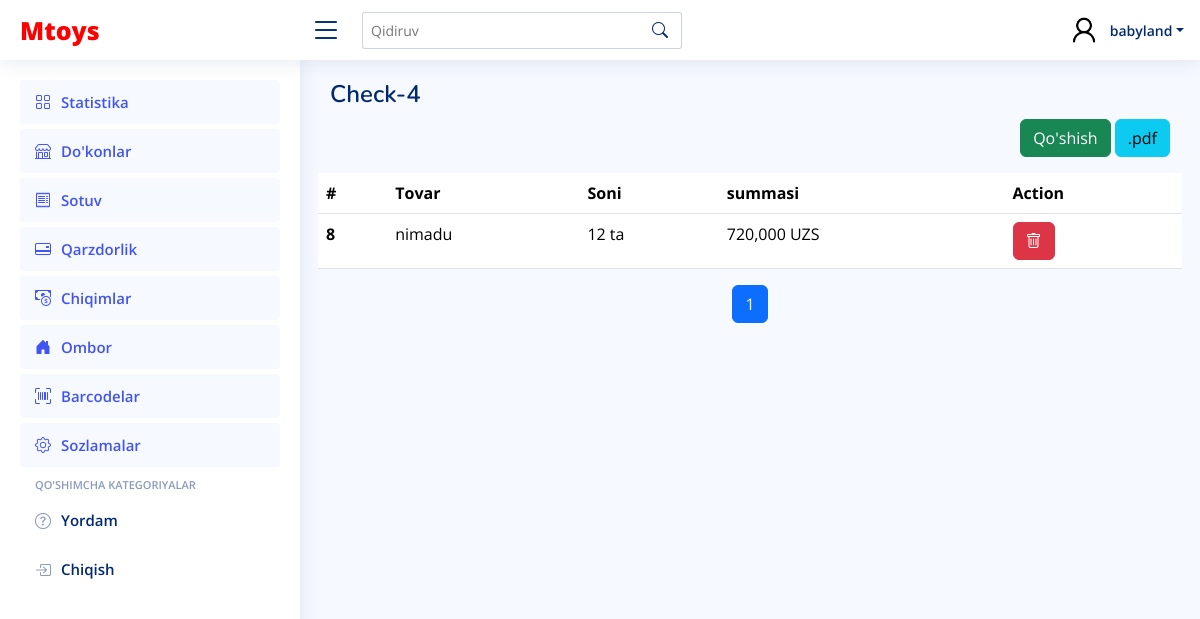
/sale/4/ (signed in), run on the app's committed database.
### main_app/models.py (models this page shows, shortened)
class Sale(models.Model):
    payment = models.PositiveIntegerField(default=0)
    debt = models.PositiveIntegerField(default=0)
    date_added = models.DateField(auto_now_add=True)
    shop = models.ForeignKey(Shop, on_delete=models.CASCADE, related_name="sales")

class SaleItems(models.Model):
    quantity = models.PositiveIntegerField(default=0)
    product = models.ForeignKey(Product, on_delete=models.CASCADE, related_name="sales")
    sale = models.ForeignKey(Sale, on_delete=models.CASCADE, related_name="items")
    def get_amount(self):
        overall =  self.product.sale_price * self.quantity
        if overall > 0:
            return overall
        else:
            return 0

class Product(models.Model):
    name = models.CharField(max_length=250)
    base_price = models.PositiveIntegerField(default=0)
    sale_price = models.PositiveIntegerField(default=0)
    amount = models.PositiveIntegerField(default=0)
    qr_code_id = models.CharField(max_length=250)

### main_app/views.py (the view, shortened to what this page needs)
# urls.py: path("sale/<int:pk>/", SaleDetailView.as_view(), name="sale_detail"),
@method_decorator(login_required, name='dispatch')
class SaleDetailView(DetailView):
    template_name = "sale/sale_detail.html"
    model = Sale
    context_object_name = 'sale'
    paginate_by = 20
    def get_context_data(self, **kwargs):
        context = super().get_context_data(**kwargs)
        sale_items = SaleItems.objects.filter(sale=self.object)
        paginator_sale_items = Paginator(sale_items, self.paginate_by)
        page_number_sale_items = self.request.GET.get('page_sale_items')
        page_obj_sale_items = paginator_sale_items.get_page(page_number_sale_items)
        context["page_obj_sale_items"] = page_obj_sale_items
        return context

### templates/sale/sale_detail.html (shortened to what this page needs)
{% extends 'wrapper.html' %}
{% load humanize %}
{% block content %}
<div class="pagetitle">
    <h1>Check-{{ sale.id }}</h1>
</div>
  <div class="d-flex justify-content-between align-items-center">
    <div>
      <form method="POST">
        <button type="button" class="btn btn-success" id="startScanButton" >Qo'shish</button>
        <button type="submit" class="btn btn-info" name="pdf">.pdf</button>
      </form>
    </div>
  </div>
    <div class="row mt-3" style="overflow-x: auto;">
      {% if page_obj_sale_items %}
            <table class="table" >
              <thead>
                <tr>
                  <th scope="col">#</th>
                  <th scope="col">Tovar</th>
                  <th scope="col">Soni</th>
                  <th scope="col">summasi</th>
                  <th scope="col">Action</th>
                </tr>
              </thead>
              <tbody>
                {% for i in page_obj_sale_items %}
                <tr>
                    <th scope="row">{{ i.id }}</th>
                    <td>{{ i.product.name }} {{ i.shop.last_name }}</td>
                    <td>{{ i.quantity|intcomma }} ta</td>
                    <td>{{ i.get_amount|intcomma }} UZS</td>
                    <td>
                      <form method="POST" class="d-flex justify-content-start align-items-center gap-3">
                        <button type="button" class="btn btn-danger" data-id="{{ i.id }}" data-bs-toggle="modal"  data-bs-target="#DeleteModal"><i class="bi bi-trash"></i></button>
                      </form>
                    </td>
                </tr>
                {% endfor %}
              </tbody>
            </table>
      {% else %}
            <div style="color: gray;font-size:20px;text-align:center">
              Bu checkga hali mahsulot qo'shilmagan!!!
            </div>
      {% endif %}
            <nav aria-label="Page navigation">
                <ul class="pagination justify-content-center">
                  {% for num in page_obj_sale_items.paginator.page_range %}
                    {% if page_obj_sale_items.number == num %}
                      <li class="page-item active"><a class="page-link" href="?page_sale_items={{ num }}">{{ num }}</a></li>
                    {% else %}
                      <li class="page-item"><a class="page-link" href="?page_sale_items={{ num }}">{{ num }}</a></li>
                    {% endif %}
                  {% endfor %}
                </ul>
            </nav>
    </div>
{% endblock content %}

### templates/wrapper.html (shortened to what this page needs)
<!DOCTYPE html>
{% load static %}
<html lang="en">
<head>
  <link href="{% static 'assets/vendor/bootstrap/css/bootstrap.min.css' %}" rel="stylesheet">
  <link href="{% static 'assets/vendor/bootstrap-icons/bootstrap-icons.css' %}" rel="stylesheet">
  <link href="{% static 'assets/vendor/boxicons/css/boxicons.min.css' %}" rel="stylesheet">
  <link href="{% static 'assets/vendor/quill/quill.snow.css' %}" rel="stylesheet">
  <link href="{% static 'assets/vendor/quill/quill.bubble.css' %}" rel="stylesheet">
  <link href="{% static 'assets/vendor/remixicon/remixicon.css' %}" rel="stylesheet">
  <link href="{% static 'assets/vendor/simple-datatables/style.css' %}" rel="stylesheet">
  <link href="{% static 'assets/css/style.css' %}" rel="stylesheet">
</head>
<body>
  <header id="header" class="header fixed-top d-flex align-items-center">
    <div class="d-flex align-items-center justify-content-between">
      <a href="{% url 'main_app:main' %}" class="logo d-flex align-items-center">
        Mtoys
      </a>
      <i class="bi bi-list toggle-sidebar-btn"></i>
    </div>
    <div class="search-bar">
      <form class="search-form d-flex align-items-center" method="GET">
        <input type="text" name="query" placeholder="Qidiruv" title="Enter search keyword">
        <button type="submit" title="Search" name="search"><i class="bi bi-search"></i></button>
      </form>
    </div>
    <nav class="header-nav ms-auto">
      <ul class="d-flex align-items-center">
        <li class="nav-item dropdown pe-3">
          <a class="nav-link nav-profile d-flex align-items-center pe-0" href="#" data-bs-toggle="dropdown">
            <img src="{% static 'assets/img/Sample_User_Icon (1).png' %}" alt="Profile" class="rounded-circle">
            <span class="d-none d-md-block dropdown-toggle ps-2">{{ request.user.username }}</span>
          </a>
        </li>
      </ul>
    </nav>
  </header>
  <aside id="sidebar" class="sidebar">
    <ul class="sidebar-nav" id="sidebar-nav">
      <li class="nav-item">
        <a class="nav-link " href="{% url 'main_app:main'%}">
          <i class="bi bi-grid"></i>
          <span>Statistika</span>
        </a>
      </li>
      <li class="nav-item">
        <a class="nav-link " href="{% url 'main_app:provinces'%}">
          <i class="bi bi-shop"></i>
          <span>Do'konlar</span>
        </a>
      </li>
      <li class="nav-item">
        <a class="nav-link " href="{% url 'main_app:sale'%}">
          <i class="bi bi-receipt"></i>
          <span>Sotuv</span>
        </a>
      </li>
      <li class="nav-item">
        <a class="nav-link " href="{% url 'main_app:debt'%}">
          <i class="bi bi-credit-card-2-back"></i>
          <span>Qarzdorlik</span>
        </a>
      </li>
      <li class="nav-item">
        <a class="nav-link " href="{% url 'expance_app:expance'%}">
          <i class="bi bi-cash-coin"></i>
          <span>Chiqimlar</span>
        </a>
      </li>
      <li class="nav-item">
        <a class="nav-link " href="{% url 'main_app:storage'%}">
          <i class="bi bi-house-door-fill"></i>
          <span>Ombor</span>
        </a>
      </li>
      <li class="nav-item">
        <a class="nav-link " href="{% url 'main_app:barcode'%}">
          <i class="bi bi-upc-scan"></i>
          <span>Barcodelar</span>
        </a>
      </li>
      <li class="nav-item">
        <a class="nav-link " href="{% url 'main_app:settings_app'%}">
          <i class="bi bi-gear"></i>
          <span>Sozlamalar</span>
        </a>
      </li>
      <li class="nav-heading">Qo'shimcha Kategoriyalar</li>
      <li class="nav-item">
        <a class="nav-link collapsed"  href="http://t.me/Saidjalol10">
          <i class="bi bi-question-circle"></i>
          <span>Yordam</span>
        </a>
      </li>
      <ul class="nav">
        <li class="nav-item">
          <a id="logout-link" class="nav-link collapsed" href="#">
            <i class="bi bi-box-arrow-in-right"></i>
            <span>Chiqish</span>
          </a>
        </li>
      </ul>
    </ul>
  </aside>
  <main id="main" class="main">
        {% block content %} {% endblock content %}
  </main>
</body>
</html>

### staticfiles/assets/css/style.css (style rules this page uses)
:root { scroll-behavior: smooth; }
body { font-family: "Open Sans", sans-serif; background: #f6f9ff; color: #444444; }
a { color: #4154f1; text-decoration: none; }
h1, h2, h3, h4, h5, h6 { font-family: "Nunito", sans-serif; }
#main { margin-top: 60px; padding: 20px 30px; transition: all 0.3s; }
.pagetitle { margin-bottom: 10px; }
.pagetitle h1 { font-size: 24px; margin-bottom: 0; font-weight: 600; color: #012970; }
.logo { line-height: 1; }
@media (min-width: 1200px) { .logo { width: 280px; } }
.header { transition: all 0.5s; z-index: 997; height: 60px; box-shadow: 0px 2px 20px rgba(1, 41, 112, 0.1); background-color: #fff; padding-left: 20px; }
.header .toggle-sidebar-btn { font-size: 32px; padding-left: 10px; cursor: pointer; color: #012970; }
.header .search-bar { min-width: 360px; padding: 0 20px; }
.header .search-form { width: 100%; }
.header .search-form input { border: 0; font-size: 14px; color: #012970; border: 1px solid rgba(1, 41, 112, 0.2); padding: 7px 38px 7px 8px; border-radius: 3px; transition: 0.3s; width: 100%; }
.header .search-form button { border: 0; padding: 0; margin-left: -30px; background: none; }
.header .search-form button i { color: #012970; }
.header-nav ul { list-style: none; }
.header-nav>ul { margin: 0; padding: 0; }
.header-nav .nav-profile { color: #012970; }
.header-nav .nav-profile img { max-height: 36px; }
.header-nav .nav-profile span { font-size: 14px; font-weight: 600; }
.sidebar { position: fixed; top: 60px; left: 0; bottom: 0; width: 300px; z-index: 996; transition: all 0.3s; padding: 20px; overflow-y: auto; scrollbar-width: thin; scrollbar-color: #aab7cf transparent; box-shadow: 0px 0px 20px rgba(1, 41, 112, 0.1); background-color: #fff; }
@media (min-width: 1200px) { #main, #footer { margin-left: 300px; } }
.sidebar-nav { padding: 0; margin: 0; list-style: none; }
.sidebar-nav li { padding: 0; margin: 0; list-style: none; }
.sidebar-nav .nav-item { margin-bottom: 5px; }
.sidebar-nav .nav-heading { font-size: 11px; text-transform: uppercase; color: #899bbd; font-weight: 600; margin: 10px 0 5px 15px; }
.sidebar-nav .nav-link { display: flex; align-items: center; font-size: 15px; font-weight: 600; color: #4154f1; transition: 0.3; background: #f6f9ff; padding: 10px 15px; border-radius: 4px; }
.sidebar-nav .nav-link i { font-size: 16px; margin-right: 10px; color: #4154f1; }
.sidebar-nav .nav-link.collapsed { color: #012970; background: #fff; }
.sidebar-nav .nav-link.collapsed i { color: #899bbd; }

### templates/wrapper.html (style rules this page uses)
.logo { color: red; font-weight: 900; font-size: 25px; }

### templates/sale/sale_detail.html (style rules this page uses)
table { overflow: auto; }

### data on the page
Sale: id "4"
SaleItems: id "8", product.name "nimadu", quantity "12", get_amount "720,000"

### other printed values
{{ request.user.username }} "babyland"
{{ num }} "1"
